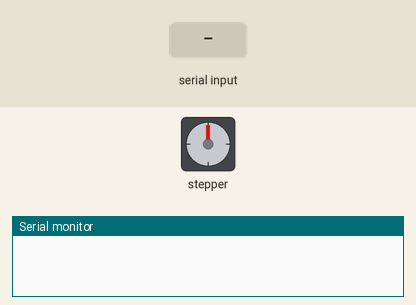
The sketch below on a simulated Arduino Uno, built with avr-gcc and run on an emulated ATmega328P. On the bench: stepper motor, the last lines printed to the serial monitor. Inputs (shaded band) come from the test bench. Stepper angles assume 200 steps per turn.

Above: at 1.2 s.
1.3 s: "200\n" received over Serial
At 2.3 s:
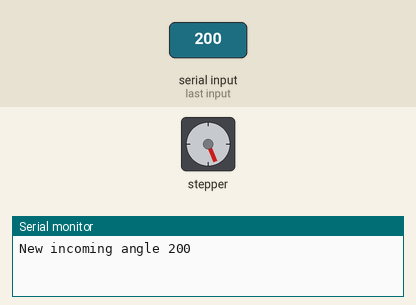
3.1 s: "90,45\n" received over Serial
At 4.1 s:
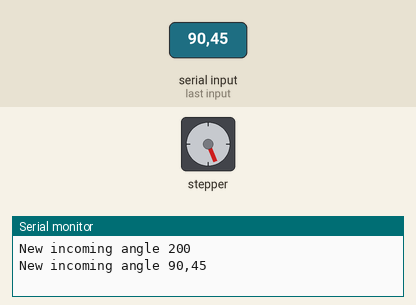
4.7 s: "30,150\n" received over Serial
At 5.8 s:
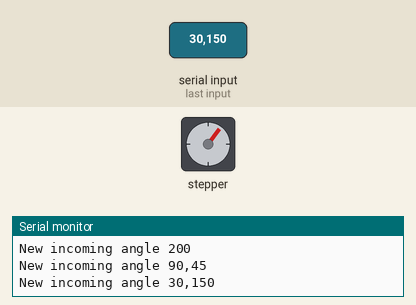
6.2 s: "5\n" received over Serial
At 7.4 s:
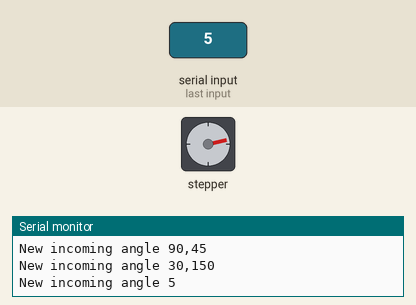
7.7 s: "30,150\n" received over Serial
At 8.1 s:
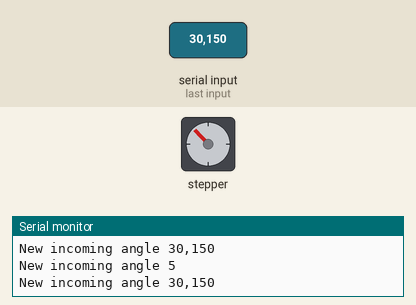
9.2 s: "5\n" received over Serial
At 9.8 s:
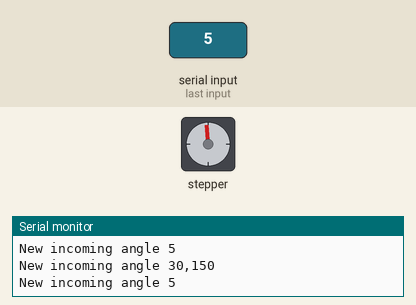
Timing chart, 0 to 11.7 s (numbered marks = the images above; inputs shaded):
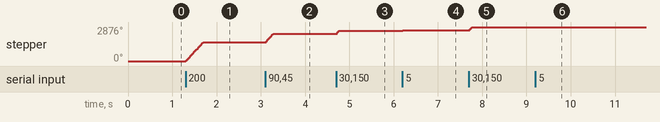

Measured:
- after the input at 1.3 s, stepper: turns 1598° clockwise in 0.39 s, starting at once
- after the input at 3.1 s, stepper: turns 720° clockwise in 0.18 s, starting at once
- after the input at 4.7 s, stepper: turns 239° clockwise, starting at once
- after the input at 6.2 s, stepper: goes 2559° 0.01 s, then 2597°, starting at once
- after the input at 7.7 s, stepper: turns 239° clockwise, starting at once
- after the input at 9.2 s, stepper: goes 2838° 0.01 s, then 2876°, starting at once

The sketch:

serial_control_relative_angle_pinhole_accel_stepper.ino
```cpp
/*
 *   Basic example code for controlling a stepper without library
 *
 *   by Dejan, https://howtomechatronics.com
 */
#include <AccelStepper.h>

// Define a stepper and the pins it will use
AccelStepper stepper(1, 2, 5);  // TODO before it was without 1, 2,5 and degrees were wrong? Check if it still works with python. Maybe pinhole divisoon by 5 was wrong

// MS2(-)	MS1(-)	Steps(-)	Interpolation(-)	Mode(-)
// GND	VIO	1⁄2	1⁄256	stealthChop2
// VIO	GND	1⁄4	1⁄256	stealthChop2
// GND	GND	1⁄8	1⁄256	stealthChop2   // nothing connected to ms1 or 2. So 1/8 of 1.8 degrees is 1/8 * 1.8 = 0.225 degrees. so 800 below would be 180 degrees
// VIO	VIO	1⁄16	1⁄256	stealthChop2  // if i wanted max res: 1/16 of 1.8 degrees is (1/16) * 1.8 = 0.1125 degrees...

const float resolution  = 0.225; // put your step resolution here
int step_degree(float desired_degree){
    return desired_degree / resolution;
}

const byte numChars = 32;
char receivedChars[numChars];   // an array to store the received data

boolean newData = false;

float num_degrees_to_change_by;
float incoming_relative_degrees = 0;
float new_angle_to_change_to;
int incoming_relative_steps = 0;
float cur_abs_degrees = 0;


void setup() {
  Serial.begin(115200);
  stepper.setMaxSpeed(4000);
  stepper.setSpeed(4000);
  // stepper.setAcceleration(500);
}

void recvWithEndMarker() {
    static byte ndx = 0;
    char endMarker = '\n';
    char rc;

    // TODO time everything, is the stepper slow or serial connection slow?
    // https://arduino.stackexchange.com/questions/9666/how-to-avoid-blocking-while-loop-reading-serial
    // https://forum.arduino.cc/t/serial-input-basics/278284/5
    while (Serial.available() > 0 && newData == false) {
        rc = Serial.read();

        if (rc != endMarker) {
            receivedChars[ndx] = rc;
            ndx++;
            if (ndx >= numChars) {
                ndx = numChars - 1;
            }
        }
        else {
            receivedChars[ndx] = '\0'; // terminate the string
            ndx = 0;
            newData = true;
        }
    }
}

void loop()
{

  recvWithEndMarker();
  if (newData == true) {

        newData = false;
        incoming_relative_degrees = atof(receivedChars);

        // math for num_degrees_to_change_by. steppers are relative but we can track absolute position without skipped steps
        // we start at 0 degrees, if 100 comes in, we should go to +100, if -100 comes in we should go to -100

        // e.g. then we are at -100, if +100 comes in we should change by 200 degrees, if -100, then 0,
        // if 0 comes in, we should change by +100
        // +100 - (-100) = 200
        // -100 - (-100) = 0 stay same
        // 0 - (-100) = 100

        num_degrees_to_change_by = incoming_relative_degrees;
        incoming_relative_steps = step_degree(incoming_relative_degrees);
        // cur_abs_degrees = incoming_relative_degrees;

        // int num_steps = step_degree(num_degrees_to_change_by);
        Serial.print("New incoming angle ");
        Serial.println(receivedChars);
        // Serial.print("  num_degrees_to_change_by: ");
        // Serial.println(num_degrees_to_change_by);
        stepper.move(incoming_relative_steps);
  }


  // stepper.setCurrentPosition(incoming_relative_steps);  // homes so nope

  // TODO would it be possible to go straight from pixel horizontal dist to the relative angle? study pinhole and do experiments and calculate foV horizontal

  // incoming_relative_steps = 1000;
  // stepper.moveTo(incoming_relative_steps);
  // stepper.move(incoming_relative_steps);

  if (stepper.distanceToGo() == 0)
    {
      // stepper.setCurrentPosition(incoming_relative_steps);
  //       // Random change to speed, position and acceleration
  //       // Make sure we dont get 0 speed or accelerations
  //       delay(1000);
  //       stepper.moveTo(rand() % 1000);
    }


    // TODO PID position control is too jagged, should be velocity control instead?

  // int chosen_speed = 4000;
  int steps_to_go = stepper.distanceToGo();
  // Serial.println(steps_to_go);
  // if (steps_to_go > 0) {
  //   stepper.setSpeed(chosen_speed);
  // }
  // else if (steps_to_go < 0) {
  //   stepper.setSpeed(-chosen_speed);
  // }
  // else {
  //   stepper.setSpeed(0);
  // }

  stepper.setSpeed(4000);

  // stepper.setSpeed(1000);
  bool output = stepper.runSpeedToPosition();
  // bool output = stepper.runSpeed();
  // bool output = stepper.run();
  // Serial.println(output);
}
```
